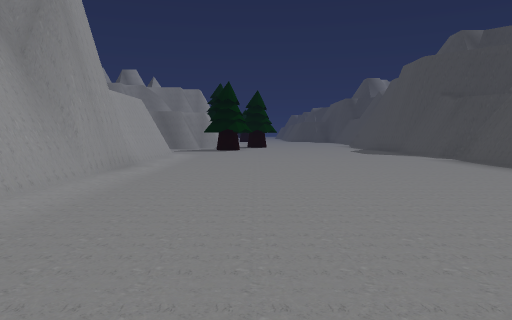
[1] (above)

20 first-person views from a walk through a Unity game level. The camera is 1.3 m above the floor, tilts 4° down and sees 70° across. The floor is counted in squares, 2 m on a side. Each view is taken from the middle of a square. On the plan, view 1 faces up. The plan holds only what a view shows up to about 11 squares ahead; the rest is blank. The place goes on beyond the plan. The player is left out.

[2]
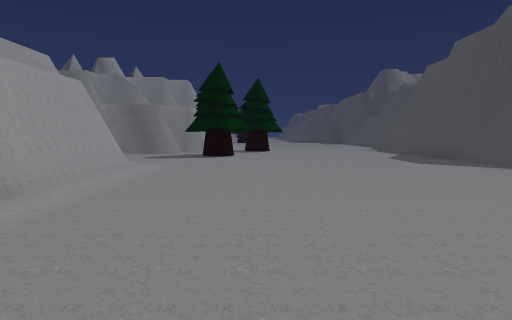

[3]
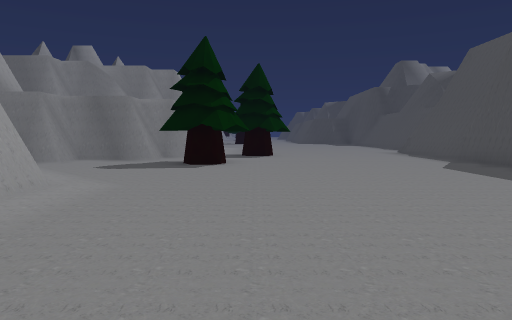

[4]
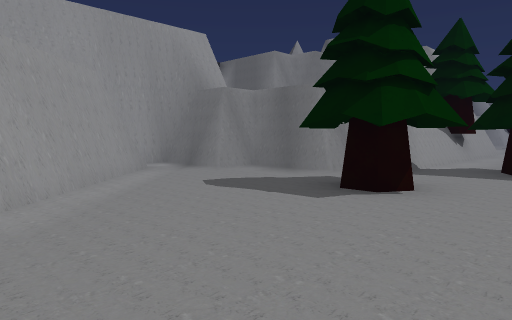

[5]
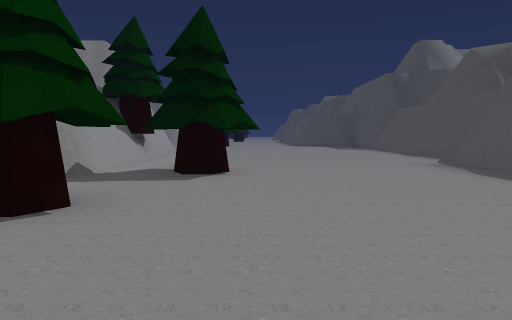

[6]
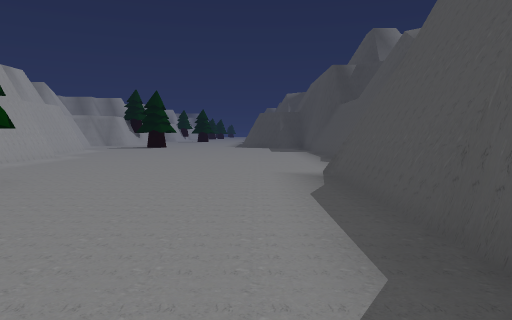

[7]
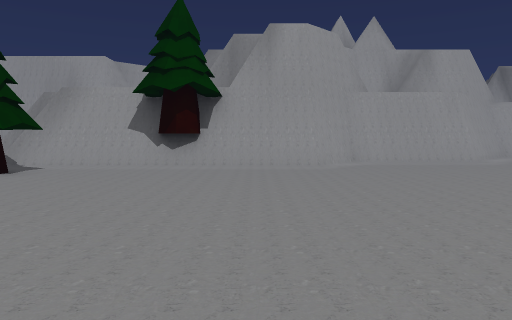

[8]
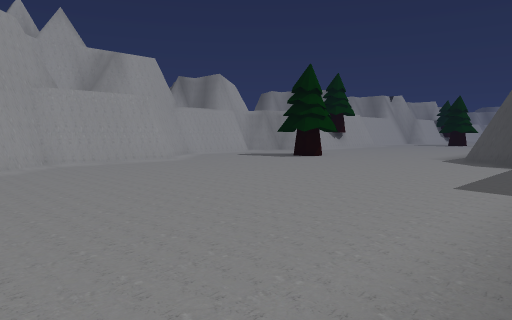

[9]
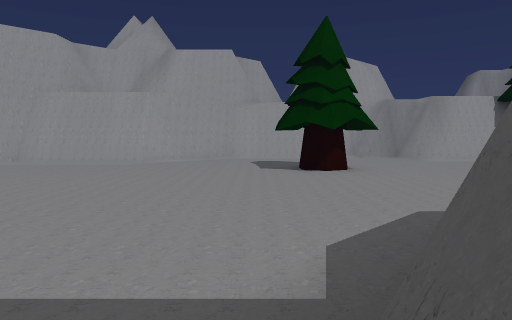

[10]
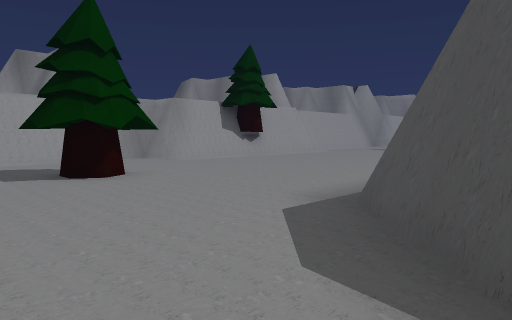

[11]
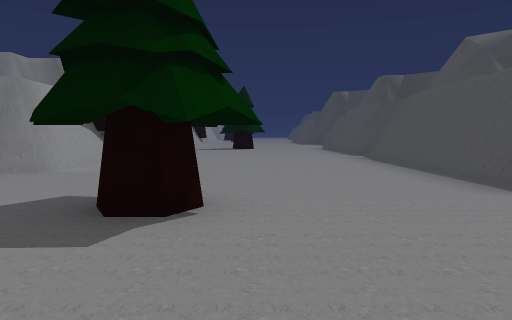

[12]
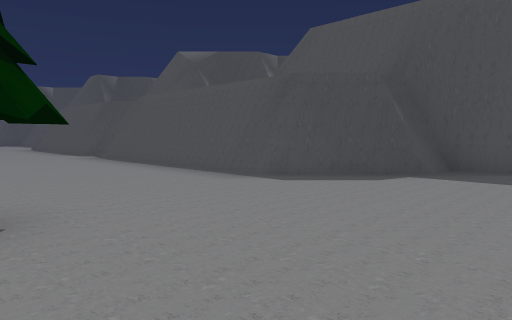

[13]
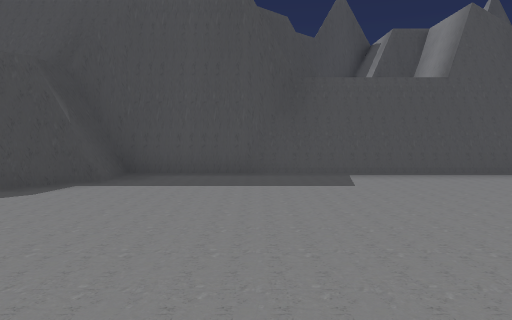

[14]
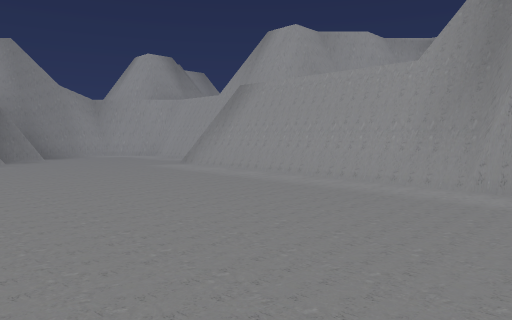

[15]
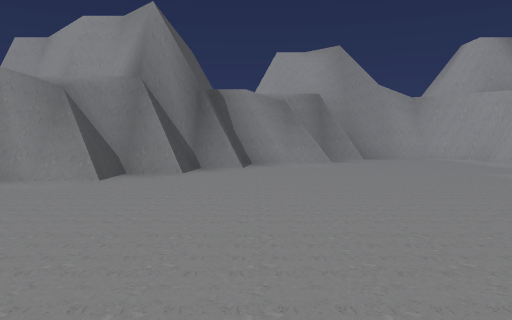

[16]
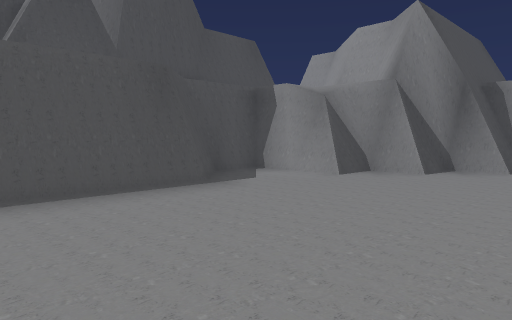

[17]
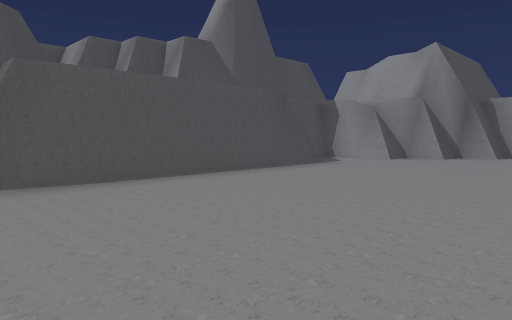

[18]
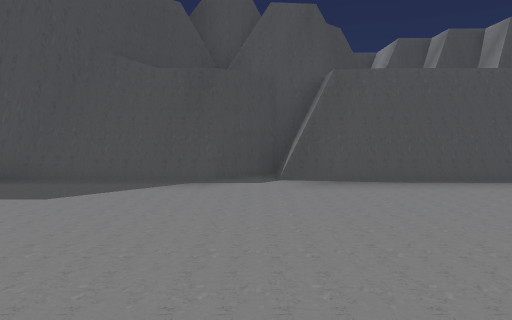

[19]
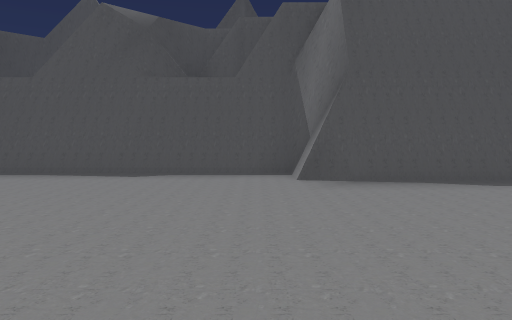

[20]
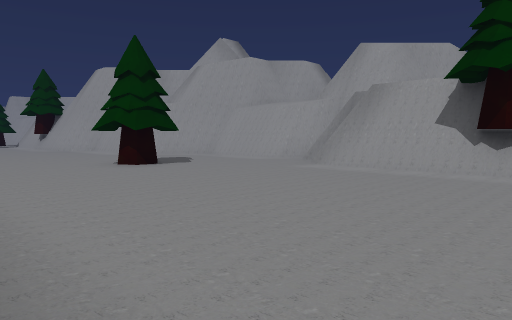

### Floor plan
Key: @ floor where view 1 was taken; # wall or solid block; . floor; / step, stairs or slope; T tree.
Columns run from 7 left of view 1 to 7 right of it. Each row starts with its distance up from view 1.
 40       .....#
 39    #.......#
 38    #.......#
 37    #.......#
 36   ##.......#
 35   ##.......#
 34   #........#
 33   #...T....##
 32   #..TTT.../###
 31   #........./.#
 30   #........../#
 29   ##........./#
 28    ##......../#
 27     #......../#
 26     #......../#
 25     #......../#
 24     ##......./#
 23      #......./#
 22      #......./#
 21      #......./#
 20      #....../##
 19      #.T..../#
 18     ##TTT.../#
 17   ###......./#
 16 ###...T......#
 15 #....TTT.....#
 14 ###..........#
 13   ##.........#
 12    ##........#
 11     #........#
 10     #........#
  9     #......./#
  8     #......./#
  7     #......./#
  6     #......./#
  5     #......./#
  4     #......./#
  3     #......./#
  2     #........#
  1     #.......##
  0    ##..@...###
 -1    #......###
 -2    #....###
 -3    #...###
 -4    ######

Where each view was taken, in squares from view 1:
view 1: 0 up, 0 right, facing up
view 2: 4 up, 0 right, facing up
view 3: 7 up, 0 right, facing up
view 4: 11 up, 1 right, facing up-left
view 5: 12 up, 1 right, facing up
view 6: 14 up, 4 right, facing up
view 7: 23 up, 6 right, facing left
view 8: 23 up, 6 right, facing up-left
view 9: 31 up, 6 right, facing left
view 10: 30 up, 5 right, facing up-left
view 11: 29 up, 0 right, facing up
view 12: 29 up, 1 left, facing up-right
view 13: 29 up, 0 right, facing right
view 14: 7 up, 2 right, facing down-left
view 15: 6 up, 2 right, facing down
view 16: 6 up, 1 right, facing down-right
view 17: 10 up, 0 right, facing down-right
view 18: 10 up, 0 right, facing right
view 19: 21 up, 0 right, facing right
view 20: 40 up, 3 right, facing down-left
